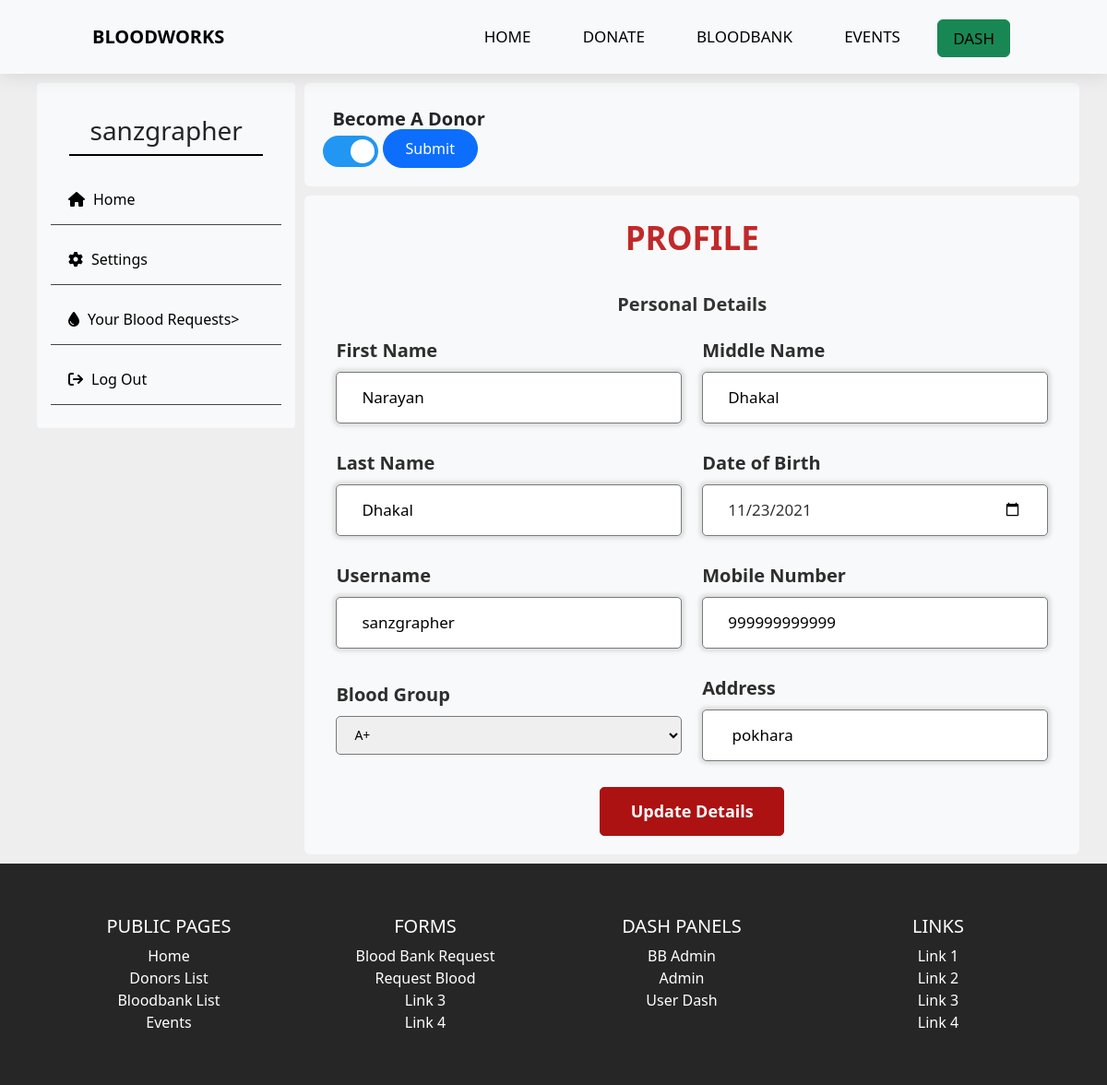
Screenshot of /dash/edit (signed in) with the database file from the repository.
### tables this page shows
CREATE TABLE `user` (
  `id` int(11) NOT NULL,
  `fname` varchar(20) DEFAULT NULL,
  `mname` varchar(20) DEFAULT NULL,
  `lname` varchar(20) DEFAULT NULL,
  `dateofbirth` date DEFAULT NULL,
  `email` varchar(50) DEFAULT NULL,
  `password` varchar(70) DEFAULT NULL,
  `username` varchar(25) DEFAULT NULL,
  `bloodgroup` varchar(5) DEFAULT NULL,
  `donor_availability` varchar(15) DEFAULT NULL,
  `address` varchar(100) DEFAULT NULL,
  `phone_no` varchar(100) DEFAULT NULL,
  `age` int(11) DEFAULT NULL,
  `last_donation_date` date DEFAULT NULL
);

### controllers/DashEdit.php (called while the page is built, shortened)
<?php
class Dash
{
    public function index($a = "", $b = "", $c = "")
    {
        $loggedindata = $this->getUserData();
        $data = [
            "loggedinuser" => $loggedindata,
        ];
        $this->view('dash/edit', $data);
    }
    public function getUserData()
    {
        $getuserdata = new Model;
        $getuserdata->table = "user";
        $getuserdata->order_column = "id";
        $getsessionid = getLoggedinUser('userid');
        $data = [
            "id" => "$getsessionid"
        ];
        $getuserdata = $getuserdata->where($data);
        return $getuserdata;
    }
}

### includes/app.php (called while the page is built, shortened)
<?php
class App
{
    private $method = "index";
    public function splitURL()
    {
        $URL = $_GET['url'] ?? 'home';
        $URL = explode("/", trim($URL, "/"));
        return $URL;
    }
    public function loadController()
    {
        $URL = $this->splitURL();
        if($URL[0] == "dash"){
            if ($URL[0] == "dash" && !isset($URL[1])) {
                $filename = "controllers/Dash"  . ".php";
            } elseif ($URL[0] == "dash" && isset($URL[1])) {
                $filename = "controllers/" . $URL[0] . $URL[1] . ".php";
            }
        }
        elseif ($URL[0] == "admin"  ) {
            if ($URL[0] == "admin" && !isset($URL[1])) {
                $filename = "controllers/Admin"  . ".php";
            } elseif ($URL[0] == "admin" && isset($URL[1])) {
                $filename = "controllers/" . $URL[0] . $URL[1] . ".php";
            }
        }
        elseif ($URL[0] == "bbadmin"  ) {
            if ($URL[0] == "bbadmin" && !isset($URL[1])) {
                $filename = "controllers/bbadmin"  . ".php";
            } elseif ($URL[0] == "bbadmin" && isset($URL[1])) {
                $filename = "controllers/" . $URL[0] . $URL[1] . ".php";
            }
        }
        else{
            $filename = "controllers/" .$URL[0] . ".php";
        }
        if (file_exists($filename)) {
            unset($URL[0]);
        } else {
            $filename = "controllers/_404.php";
            require $filename;
            $this->controller = "_404";
        }
        $controller = new $this->controller;
        $URL = $URL ? array_values($URL) : [];
        call_user_func_array([$controller, $this->method], $URL);
    }
}

### index.php (called while the page is built, shortened)
<?php
$app = new App;
$app->loadController();
?>

### includes/database.php (called while the page is built, shortened)
<?php
trait Database
{
    public function connect()
    {
        $string = "mysql:hostname=" . DBHOST . ";dbname=" . DBNAME;
        $con = new PDO($string, DBUSER, DBPASS);
        return $con;
    }
    public function query($query, $data = [])
    {
        $con = $this->connect();
        $stm = $con->prepare($query);
        $check = $stm->execute($data);
        if ($check) {
            $result = $stm->fetchAll(PDO::FETCH_OBJ);
            if (is_array($result) && count($result)) {
                return $result;
            }
        }
        return false;
    }
}

### includes/models.php (called while the page is built, shortened)
<?php
class Model
{
    public $table = "users";
    protected $limit = '100';
    protected $offset = 0;
    protected $order_type = "desc";
    public $order_column = "id";
    public function where($data, $data_not = [])
    {
        $keys = array_keys($data);
        $query = "select * from $this->table where ";
        foreach ($keys as $key) {
            $query .= $key . " = :" . $key . " && ";
        }
        $query = trim($query, " && ");
        $query .= " order by $this->order_column $this->order_type limit $this->limit offset $this->offset";
        $data = array_merge($data, $data_not);
        return $this->query($query, $data);
    }
}

### views/dash/edit.views.php (the view, shortened to what this page needs)
<?php
   include_once 'views/header.php';
   ?>
<main class="dash-container">
    <section class="dashboard_container">
        <?php include 'asidemenu.php' ?>
        <div class="info ">
            <?php foreach ($loggedinuser as $user) { ?>
                <div class="container">
                    <div class="switch-donor">
                        <a>Become A Donor</a>
                        <?php
                           $dateString = $user->last_donation_date;
                           if($dateString != null){
                               $lastDonationDate = $dateString;
                               $donationPeriod = 90;
                               $endDate = date('Y-m-d', strtotime($lastDonationDate . " + $donationPeriod days"));
                               $endDate = date('l M d Y', strtotime($lastDonationDate . " + $donationPeriod days"));
                               $currentDate = date('Y-m-d');
                               $diff = strtotime($endDate) - strtotime($currentDate);
                               $daysRemaining = floor($diff / (60 * 60 * 24));
                               if ($daysRemaining > 0) {
                                   $res = false;
                                   $daysLeft = $daysRemaining;
                               } else {
                                   $res = true;
                                   $output = "available";
                                   $daysLeft = 0;
                               }
                           }
                           else{
                               $res = true;
                           }
                           if ($res) { ?>
                            <form id="availabilityForm" method="POST" action="edit">
                                <label class="switch">
                                    <span class="slider round"></span>
                                </label>
                                <input class="btn btn-primary" type="submit" name="toogle" value="Submit">
                            </form>
                        <?php
                           } ?>
                    </div>
                </div>
                <div class="container">
                    <div class="heading">
                        PROFILE
                    </div>
                    <form action="edit" method="post">
                        <div class="form first">
                            <div class="details personal">
                                <span class="title">Personal Details</span>
                                <div class="fields">
                                    <div class="input_field">
                                        <label>First Name</label>
                                        <input type="text" name="fname" value="<?= $user->fname; ?> " placeholder="Enter your First name" required>
                                    </div>
                                    <div class="input_field">
                                        <label>Middle Name</label>
                                        <input type="text" name="mname" value="<?= $user->mname; ?>" placeholder="Enter your Middle name">
                                    </div>
                                    <div class="input_field">
                                        <label>Last Name</label>
                                        <input type="text" name="lname" value="<?= $user->lname; ?>" placeholder="Enter your Last name" required>
                                    </div>
                                    <div class="input_field">
                                        <label>Date of Birth</label>
                                        <input type="date" placeholder="Select Date" value="<?= $user->dateofbirth ?>" name="dateofbirth" required>
                                    </div>
                                    <div class="input_field">
                                        <label>Username</label>
                                        <input type="text" placeholder="Enter your username" value="<?= $user->username ?>" required>
                                    </div>
                                    <div class="input_field">
                                        <label>Mobile Number</label>
                                        <input type="text" maxlength="10" name="phone_no" value="<?= $user->phone_no ?>" placeholder="Enter your mobile number" required>
                                    </div>
                                    <div class="input_field">
                                        <label for="bloodgroup">Blood Group</label>
                                        <select name="bloodgroup" id="bloodgroup">
                                            <option value="A+" <?= ($user->bloodgroup == "A+" ? "selected" : ""); ?>>A+</option>
                                        </select>
                                    </div>
                                    <div class="input_field">
                                        <label>Address</label>
                                        <input type="text" name="address" value=" <?= $user->address; ?>" placeholder=" City-ward no,tole eg,(Pokhara-17,Chhorepatan)" required>
                                    </div>
                                </div>
                                <input class="submit button" type="submit" name="edit-basic" value="Update Details">
                            </div>
                        </div>
                    </form>
                </div>
            <?php } ?>
        </div>
    </section>
</main>
<?php include 'views/footer.php' ?>

### views/dash/asidemenu.php (shortened to what this page needs)
<div class="dashboard ">
    <?php foreach ($loggedinuser as $user) {
       ?>
        <div class="profile-container">
            <h3><?= $user->username ?></h3>
        </div>
        <div class="side-list">
            <a href="<?= HOSTNAME ?>dash/">
               <i class="fa-solid fa-house"></i>Home</a>
            <a href="<?= HOSTNAME ?>dash/edit">
               <i class="fa-solid fa-gear"></i>Settings</a>
            <a href="<?= HOSTNAME ?>dash/requests">
               <i class="fa-solid fa-droplet"></i>Your Blood Requests></a>
            <a href="<?= HOSTNAME ?>logout">
                <i class="fa-solid fa-arrow-right-from-bracket"></i>Log Out</a>
        </div>
    <?php  }
       ?>
</div>

### assets/css/style.css (style rules this page uses)
* { margin: 0; padding: 0; box-sizing: border-box; }
body { background: #eeeeee; }
main { min-height: 100vh; }
.btn { padding: 0.5em 1.5em; border-radius: 2em; }
.dash-container { width: 100%; }
.dashboard_container { position: relative; display: flex; flex-direction: row; top: 40px; left: 0; max-width: 1140px; margin: 40px auto; }
.dashboard { width: 25%; min-width: 15%; height: fit-content; }
.dashboard ,.info { overflow: none; margin: 10px; }
.dashboard, .info .container { background-color: #F8F9FA; border-radius: 4px; padding: 15px; }
.info .container { margin: 10px 0; }
.profile-container { display: flex; flex-direction: column; justify-content: center; align-items: center; margin: 20px; border-bottom: 2px solid black; }
.side-list { display: flex; flex-direction: column; margin-top: 10px; height: fit-content; }
.side-list a { display: block; margin-bottom: 10px; margin-left: 0; padding: 10px; width: 100%; border-bottom: 1px solid rgb(68, 68, 68); font-size: 1rem; text-decoration: none; color: black; }
.side-list a i { padding: 9px; }
.info { width: 75%; }
.info { position: relative; margin: auto; }
.info .container , .inf .container { position: relative; border-radius: 6px; background-color: #F8F9FA; padding: 20px; }
.info .container .heading, .container h1, .inf .container .heading { position: relative; font-size: 35px; font-weight: bold; width: fit-content; margin: auto; color: rgb(193, 41, 41); }
.info .container form ,.inf .container form { position: relative; margin:auto; z-index: 3; }
.info .container form .details,.inf .container form .details { margin-top: 30px; }
.info .container form .title,.inf .container form .title { display: block; font-size: 20px; font-weight: bold; margin: auto; width: fit-content; color: #333; }
.info .container form .fields,.inf .container form .fields { display: flex; align-items: center; justify-content: space-between; margin: 10px; flex-wrap: wrap; }
form .fields .input_field { display: flex; width: calc(100% / 2 - 15px); flex-direction: column; margin: 10px 4px; }
form .log-reg-field .input_field input, form .fields .input_field input { padding: 27px; }
form .log-reg-field .input_field input,form .fields .input_field input { font-size: 17px; }
.input_field label { display: inline-block; font-size: 20px; font-weight: bold; color: #2e2e2e; }
.input_field input, .input_field select { outline: none; font-size: 14px; font-weight: 400; color: #000000; border-radius: 5px; border: 1px solid #797979; padding: 0 15px; height: 42px; margin: 8px 0; }
.input_field input[type="date"] { color: #707070; }
.input_field input[type="date"]:valid { color: #333; }
form .button,.button { display: flex; align-items: center; justify-content: center; text-align: center; max-width: 200px; width: fit-content; height: fit-content; margin: auto; padding: 12px; border: 1px solid rgb(172, 18, 18);; outline: none; background-color: rgb(172, 18, 18); color: white; border-radius: 5px; cursor: pointer; font-size: 15px; font-weight: bold; position: relative; top: 0; left: 0; transition: all 200ms ease-in-out; }
.form input[type="submit"] { font-size: 18px; width: 300px; margin-top: 10px; }
.switch { position: relative; display: inline-block; width: 60px; height: 34px; }
.slider { position: absolute; cursor: pointer; top: 0; left: 0; right: 0; bottom: 0; background-color: #ccc; -webkit-transition: .4s; transition: .4s; }
.slider:before { position: absolute; content: ""; height: 26px; width: 26px; left: 4px; bottom: 4px; background-color: white; -webkit-transition: .4s; transition: .4s; }
input:checked + .slider { background-color: #2196F3; }
input:checked + .slider:before { -webkit-transform: translateX(26px); -ms-transform: translateX(26px); transform: translateX(26px); }
.slider.round { border-radius: 34px; }
.slider.round:before { border-radius: 50%; }
.switch-donor a { align-items: center; position: relative; top: 4px; font-size: 20px; font-weight: bold; margin-bottom: 10px; margin: 0 10px; }

### rows the page displays
user: username "sanzgrapher", fname "Narayan", mname "Dhakal", lname "Dhakal", dateofbirth "11/23/2021", phone_no "999999999999", bloodgroup "A+", address "pokhara"
